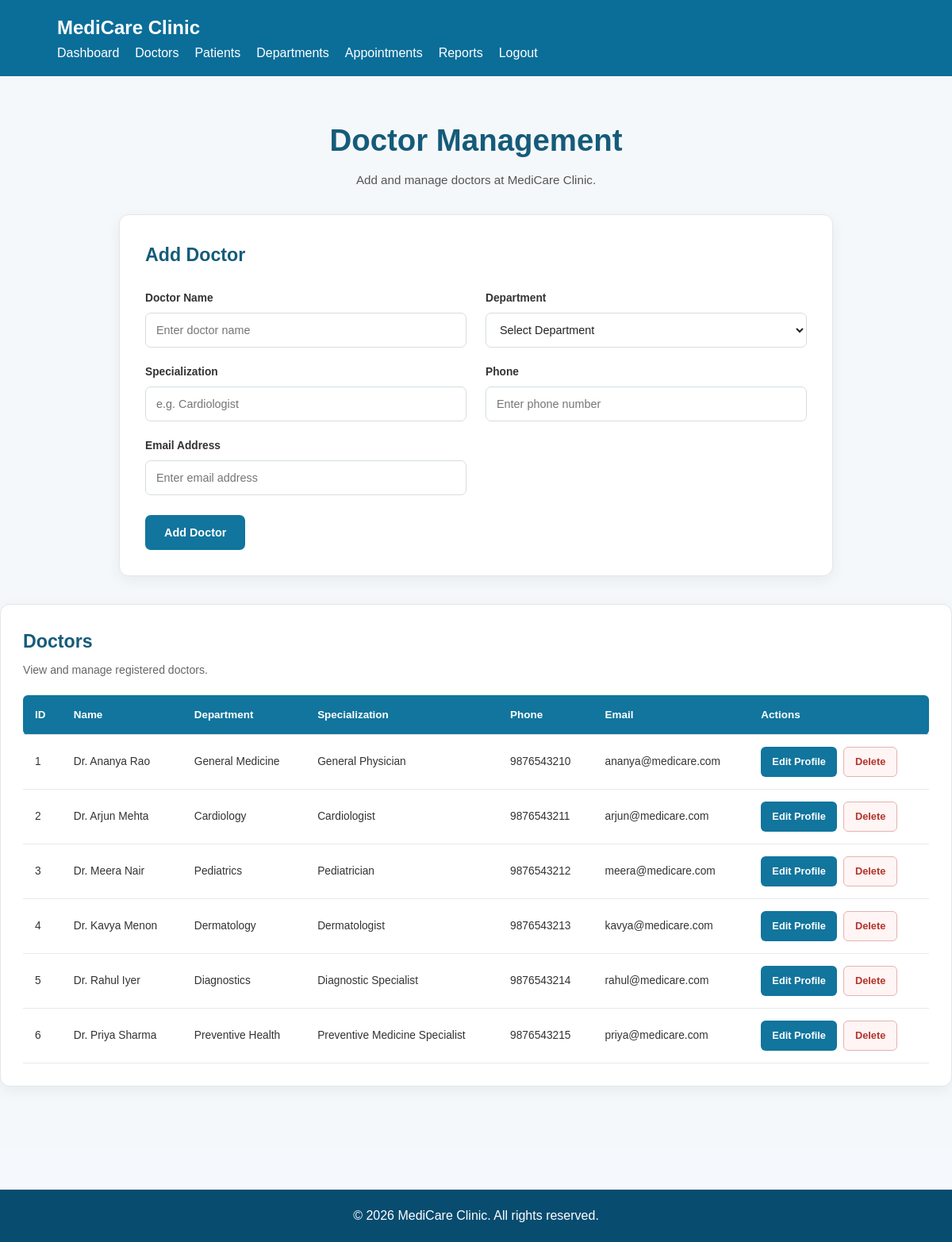
Page /admin/doctors.php (signed in) on the committed database.
### tables this page shows
CREATE TABLE IF NOT EXISTS `doctors` (
  `id` int(11) NOT NULL AUTO_INCREMENT,
  `name` varchar(100) NOT NULL,
  `department` varchar(100) NOT NULL,
  `specialization` varchar(100) DEFAULT NULL,
  `phone` varchar(20) DEFAULT NULL,
  `email` varchar(100) DEFAULT NULL,
  PRIMARY KEY (`id`)
);

### admin/doctors.php (the view, shortened to what this page needs)
<?php
include "../config/database.php";
$doctor_result = $conn->query("
    SELECT
        id,
        name,
        department,
        specialization,
        phone,
        email
    FROM doctors
    ORDER BY id ASC
");
?>
<!DOCTYPE html>
<html lang="en">
<head>
    <link
        rel="stylesheet"
        href="../css/style.css"
    >
</head>
<body>
<header>
    <div class="container">
        <div class="logo">
            MediCare Clinic
        </div>
        <nav>
            <a href="dashboard.php">Dashboard</a>
            <a href="doctors.php">Doctors</a>
            <a href="patients.php">Patients</a>
            <a href="departments.php">Departments</a>
            <a href="appointments.php">Appointments</a>
            <a href="reports.php">Reports</a>
            <a href="../logout.php">Logout</a>
        </nav>
    </div>
</header>
<section class="doctor-page">
    <div class="container">
        <div class="doctor-title">
            <h1>
                Doctor Management
            </h1>
            <p>
                Add and manage doctors at MediCare Clinic.
            </p>
        </div>
        <div class="add-doctor-card">
            <h2>
                Add Doctor
            </h2>
            <form method="POST">
                <div class="doctor-form-grid">
                    <div class="doctor-field">
                        <label for="name">
                            Doctor Name
                        </label>
                        <input
                            type="text"
                            id="name"
                            name="name"
                            placeholder="Enter doctor name"
                            required
                        >
                    </div>
                    <div class="doctor-field">
                        <label for="department">
                            Department
                        </label>
                        <select
                            id="department"
                            name="department"
                            required
                        >
                            <option value="">
                                Select Department
                            </option>
                        </select>
                    </div>
                    <div class="doctor-field">
                        <label for="specialization">
                            Specialization
                        </label>
                        <input
                            type="text"
                            id="specialization"
                            name="specialization"
                            placeholder="e.g. Cardiologist"
                            required
                        >
                    </div>
                    <div class="doctor-field">
                        <label for="phone">
                            Phone
                        </label>
                        <input
                            type="text"
                            id="phone"
                            name="phone"
                            placeholder="Enter phone number"
                            required
                        >
                    </div>
                    <div class="doctor-field">
                        <label for="email">
                            Email Address
                        </label>
                        <input
                            type="email"
                            id="email"
                            name="email"
                            placeholder="Enter email address"
                            required
                        >
                    </div>
                </div>
                <button
                    type="submit"
                    name="add_doctor"
                    class="add-doctor-button"
                >
                    Add Doctor
                </button>
            </form>
        </div>
        <div class="doctor-table-card">
            <div class="doctor-table-header">
                <h2>
                    Doctors
                </h2>
                <p>
                    View and manage registered doctors.
                </p>
            </div>
            <table class="doctor-table">
                <thead>
                    <tr>
                        <th>ID</th>
                        <th>Name</th>
                        <th>Department</th>
                        <th>Specialization</th>
                        <th>Phone</th>
                        <th>Email</th>
                        <th>Actions</th>
                    </tr>
                </thead>
                <tbody>
                    <?php while (
                        $doctor =
                        $doctor_result->fetch_assoc()
                    ) { ?>
                        <tr>
                            <td>
                                <?php
                                echo $doctor["id"];
                                ?>
                            </td>
                            <td>
                                <?php
                                echo htmlspecialchars(
                                    $doctor["name"]
                                );
                                ?>
                            </td>
                            <td>
                                <?php
                                echo htmlspecialchars(
                                    $doctor["department"]
                                );
                                ?>
                            </td>
                            <td>
                                <?php
                                echo htmlspecialchars(
                                    $doctor["specialization"]
                                );
                                ?>
                            </td>
                            <td>
                                <?php
                                echo htmlspecialchars(
                                    $doctor["phone"]
                                );
                                ?>
                            </td>
                            <td>
                                <?php
                                echo htmlspecialchars(
                                    $doctor["email"]
                                );
                                ?>
                            </td>
                            <td>
                                <div class="doctor-actions">
                                    <a
                                        href="doctor-profile.php?id=<?php echo $doctor["id"]; ?>"
                                        class="edit-doctor"
                                    >
                                        Edit Profile
                                    </a>
                                    <a
                                        href="doctors.php?delete=<?php echo $doctor["id"]; ?>"
                                        class="delete-doctor"
                                    >
                                        Delete
                                    </a>
                                </div>
                            </td>
                        </tr>
                    <?php } ?>
                </tbody>
            </table>
        </div>
    </div>
</section>
<footer>
    <p>
        &copy; 2026 MediCare Clinic. All rights reserved.
    </p>
</footer>
</body>
</html>

### css/style.css (style rules this page uses)
html, body { min-height: 100%; }
body { min-height: 100vh; display: flex; flex-direction: column; }
footer { margin-top: auto; }
* { margin: 0; padding: 0; box-sizing: border-box; }
body { font-family: Arial, sans-serif; background: #f5f8fc; color: #222; line-height: 1.6; }
header { background: #0b6e99; color: white; padding: 16px 6%; display: flex; justify-content: space-between; align-items: center; }
.logo { font-size: 24px; font-weight: bold; }
nav { display: flex; gap: 20px; flex-wrap: wrap; }
nav a { color: white; text-decoration: none; font-weight: 500; }
table { width: 100%; border-collapse: collapse; min-width: 700px; }
th, td { padding: 12px; border-bottom: 1px solid #ddd; text-align: left; }
th { background: #0b6e99; color: white; }
footer { background: #084c70; color: white; text-align: center; padding: 20px; margin-top: 50px; }

### admin/doctors.php (style rules this page uses)
.doctor-page { background: #f5f8fa; padding: 50px 0 80px; min-height: calc(100vh - 160px); }
.doctor-title { margin-bottom: 30px; }
.doctor-title h1 { margin: 0 0 8px; color: #155b7a; font-size: 2.4rem; }
.doctor-title p { margin: 0; color: #555; font-size: 0.95rem; }
.add-doctor-card { width: 100%; max-width: 900px; margin-bottom: 35px; padding: 32px; background: #ffffff; border: 1px solid #e1e7eb; border-radius: 12px; box-shadow: 0 5px 18px rgba(0, 0, 0, 0.06); box-sizing: border-box; }
.add-doctor-card h2 { margin: 0 0 25px; color: #155b7a; font-size: 1.45rem; }
.doctor-form-grid { display: grid; grid-template-columns: 1fr 1fr; gap: 20px 24px; margin-bottom: 25px; }
.doctor-field { display: flex; flex-direction: column; }
.doctor-field label { margin-bottom: 7px; color: #333; font-size: 0.86rem; font-weight: 600; }
.doctor-field input, .doctor-field select { width: 100%; height: 44px; padding: 0 13px; box-sizing: border-box; border: 1px solid #d4dde2; border-radius: 7px; background: #ffffff; color: #222; font-family: inherit; font-size: 0.9rem; outline: none; }
.add-doctor-button { display: inline-flex; align-items: center; justify-content: center; height: 44px; padding: 0 24px; border: none; border-radius: 7px; background: #11759d; color: #ffffff; font-family: inherit; font-size: 0.9rem; font-weight: 600; cursor: pointer; }
.doctor-table-card { width: 100%; padding: 28px; background: #ffffff; border: 1px solid #e1e7eb; border-radius: 12px; box-shadow: 0 5px 18px rgba(0, 0, 0, 0.06); box-sizing: border-box; overflow-x: auto; }
.doctor-table-header { margin-bottom: 20px; }
.doctor-table-header h2 { margin: 0 0 6px; color: #155b7a; font-size: 1.45rem; }
.doctor-table-header p { margin: 0; color: #666; font-size: 0.88rem; }
.doctor-table { width: 100%; min-width: 950px; border-collapse: collapse; }
.doctor-table th { padding: 14px 15px; background: #11759d; color: #ffffff; font-size: 0.84rem; font-weight: 600; text-align: left; white-space: nowrap; }
.doctor-table th:first-child { border-radius: 6px 0 0 6px; }
.doctor-table th:last-child { border-radius: 0 6px 6px 0; }
.doctor-table td { padding: 15px; border-bottom: 1px solid #e5eaed; color: #333; font-size: 0.86rem; vertical-align: middle; }
.doctor-actions { display: flex; align-items: center; gap: 8px; white-space: nowrap; }
.edit-doctor { display: inline-flex; align-items: center; justify-content: center; height: 38px; padding: 0 14px; border-radius: 6px; background: #11759d; color: #ffffff; text-decoration: none; font-size: 0.8rem; font-weight: 600; }
.delete-doctor { display: inline-flex; align-items: center; justify-content: center; height: 38px; padding: 0 14px; border: 1px solid #e0b5b2; border-radius: 6px; background: #fff5f4; color: #b3332b; text-decoration: none; font-size: 0.8rem; font-weight: 600; }
.doctor-title { text-align: center; }
.doctor-title p { text-align: center; }
.add-doctor-card { margin-left: auto; margin-right: auto; }
.doctor-table-card { margin-left: auto; margin-right: auto; }

### rows in the picture
doctors: id "1", name "Dr. Ananya Rao", department "General Medicine", specialization "General Physician", phone "9876543210", email "ananya@medicare.com"
doctors: id "2", name "Dr. Arjun Mehta", department "Cardiology", specialization "Cardiologist", phone "9876543211", email "arjun@medicare.com"
doctors: id "3", name "Dr. Meera Nair", department "Pediatrics", specialization "Pediatrician", phone "9876543212", email "meera@medicare.com"
doctors: id "4", name "Dr. Kavya Menon", department "Dermatology", specialization "Dermatologist", phone "9876543213", email "kavya@medicare.com"
doctors: id "5", name "Dr. Rahul Iyer", department "Diagnostics", specialization "Diagnostic Specialist", phone "9876543214", email "rahul@medicare.com"
doctors: id "6", name "Dr. Priya Sharma", department "Preventive Health", specialization "Preventive Medicine Specialist", phone "9876543215", email "priya@medicare.com"
